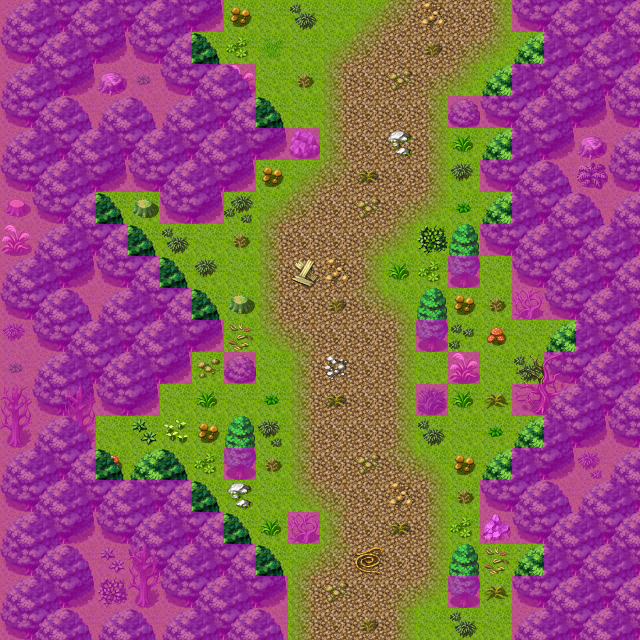

Below is a game level as drawn by its tile map, then a one-line description and the .tmx that defines it (tile-layer data replaced by summaries):
An orthogonal 20x20 tile map with 32x32 px tiles, 4 tile layers (Ground, Objects, Above, Walkable), 16 tilesets and 5 objects (3x spawn, 2x mapchange).

<map version="1.0" orientation="orthogonal" width="20" height="20" tilewidth="32" tileheight="32">
    <properties>
        <property name="outdoors" value="1" />
    </properties>
    <tileset firstgid="1" name="map_6" tilewidth="32" tileheight="32">
        <image source="../drawable/map_6.png" />
    </tileset>
    <tileset firstgid="65" name="map_0" tilewidth="32" tileheight="32">
        <image source="../drawable/map_0.png" />
    </tileset>
    <tileset firstgid="129" name="map_16" tilewidth="32" tileheight="32">
        <image source="../drawable/map_16.png" />
    </tileset>
    <tileset firstgid="193" name="map_7" tilewidth="32" tileheight="32">
        <image source="../drawable/map_7.png" />
    </tileset>
    <tileset firstgid="257" name="map_4" tilewidth="32" tileheight="32">
        <image source="../drawable/map_4.png" />
    </tileset>
    <tileset firstgid="321" name="map_5" tilewidth="32" tileheight="32">
        <image source="../drawable/map_5.png" />
    </tileset>
    <tileset firstgid="385" name="map_19" tilewidth="32" tileheight="32">
        <image source="../drawable/map_19.png" />
    </tileset>
    <tileset firstgid="449" name="map_17" tilewidth="32" tileheight="32">
        <image source="../drawable/map_17.png" />
    </tileset>
    <tileset firstgid="513" name="map_10" tilewidth="32" tileheight="32">
        <image source="../drawable/map_10.png" />
    </tileset>
    <tileset firstgid="577" name="map_26" tilewidth="32" tileheight="32">
        <image source="../drawable/map_26.png" />
    </tileset>
    <tileset firstgid="641" name="map_2" tilewidth="32" tileheight="32">
        <image source="../drawable/map_2.png" />
    </tileset>
    <tileset firstgid="705" name="map_3" tilewidth="32" tileheight="32">
        <image source="../drawable/map_3.png" />
    </tileset>
    <tileset firstgid="769" name="map_1" tilewidth="32" tileheight="32">
        <image source="../drawable/map_1.png" />
    </tileset>
    <tileset firstgid="833" name="map_8" tilewidth="32" tileheight="32">
        <image source="../drawable/map_8.png" />
    </tileset>
    <tileset firstgid="897" name="map_27" tilewidth="32" tileheight="32">
        <image source="../drawable/map_27.png" />
    </tileset>
    <tileset firstgid="961" name="map_20" tilewidth="32" tileheight="32">
        <image source="../drawable/map_20.png" />
    </tileset>
    <layer name="Ground" width="20" height="20">
        <data>[400 cells, 400 non-empty, 2 distinct tile ids]</data>
    </layer>
    <layer name="Objects" width="20" height="20">
        <data>[400 cells, 333 non-empty, 54 distinct tile ids]</data>
    </layer>
    <layer name="Above" width="20" height="20">
        <data>[400 cells, 33 non-empty, 6 distinct tile ids]</data>
    </layer>
    <layer name="Walkable" width="20" height="20">
        <data>[400 cells, 218 non-empty, 1 distinct tile ids]</data>
    </layer>
    <objectgroup name="Mapevents">
        <object name="north" type="mapchange" x="224" y="0" width="288" height="32">
            <properties>
                <property name="map" value="roadbeforecrossroads3" />
                <property name="place" value="south" />
            </properties>
        </object>
        <object name="south" type="mapchange" x="288" y="608" width="224" height="32">
            <properties>
                <property name="map" value="roadbeforecrossroads5" />
                <property name="place" value="north" />
            </properties>
        </object>
    </objectgroup>
    <objectgroup name="Spawn">
        <object name="forestserpent2" type="spawn" x="96" y="192" width="160" height="160">
            <properties>
                <property name="quantity" value="2" />
                <property name="spawngroup" value="forestserpent2" />
            </properties>
        </object>
        <object name="forestboar3" type="spawn" x="96" y="352" width="192" height="224">
            <properties>
                <property name="quantity" value="3" />
                <property name="spawngroup" value="forestboar3" />
            </properties>
        </object>
        <object name="forestserpent2_1" type="spawn" x="416" y="224" width="160" height="224">
            <properties>
                <property name="quantity" value="2" />
                <property name="spawngroup" value="forestserpent2" />
            </properties>
        </object>
    </objectgroup>
    <objectgroup name="Keys" visible="0" />
</map>
